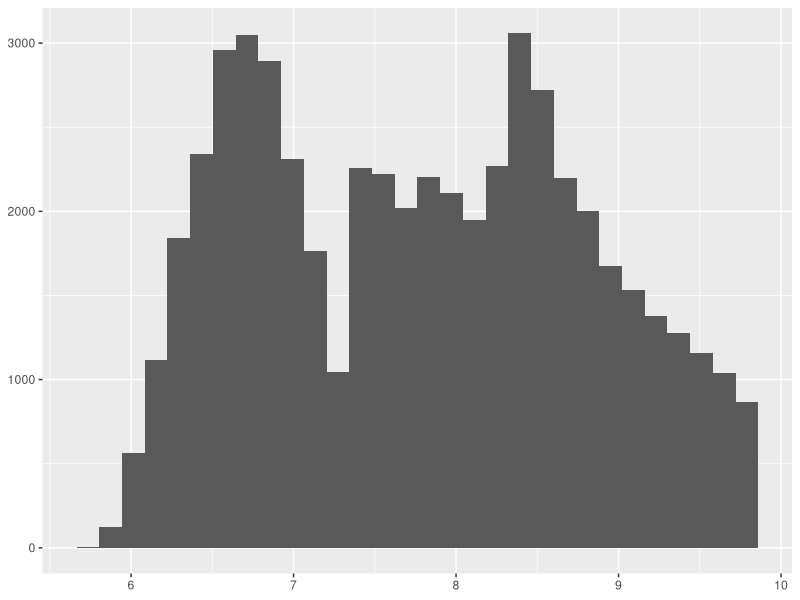
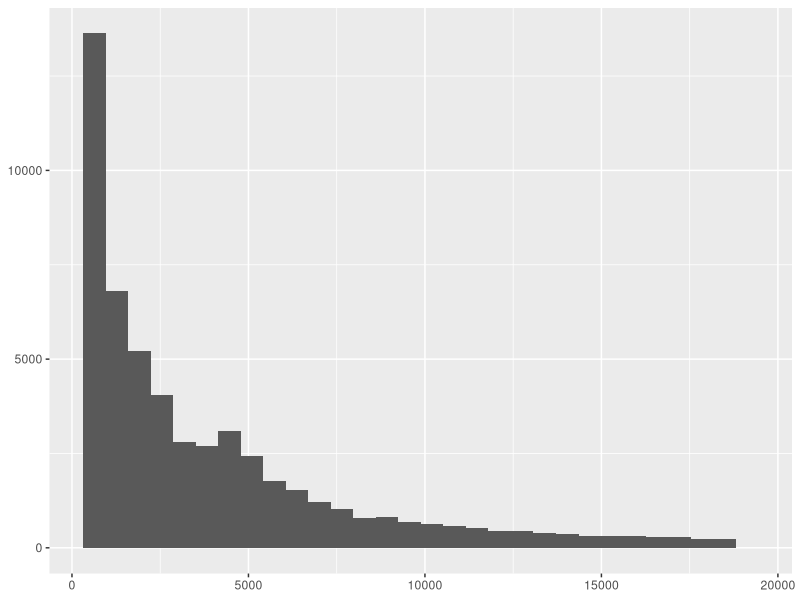
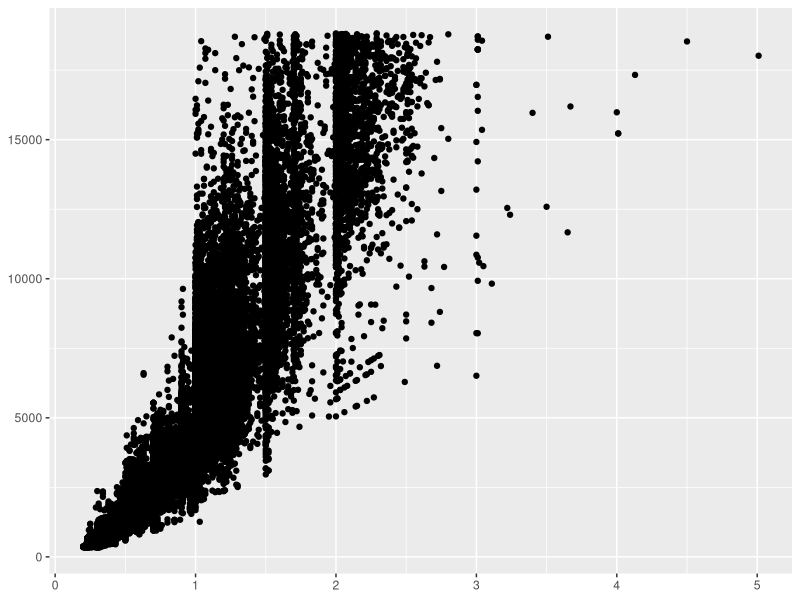
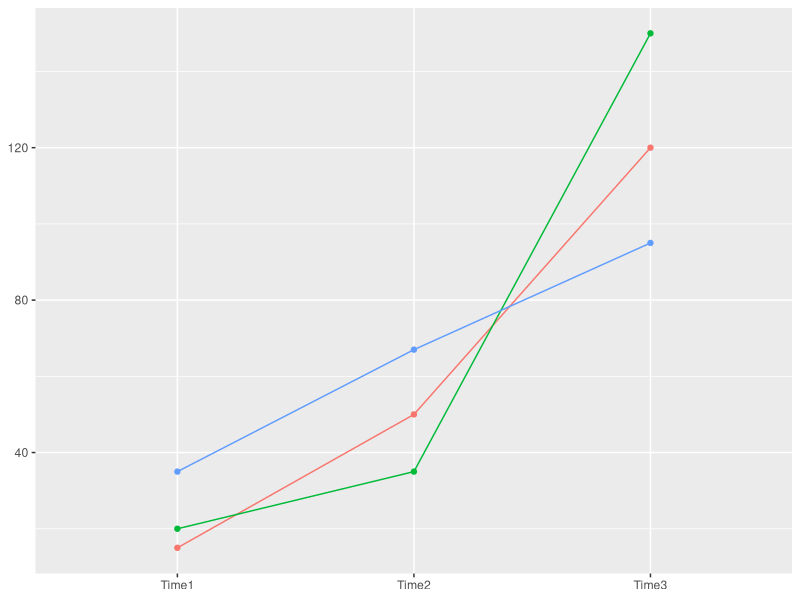

Generate these figures, in order, with R:
## ---- chunk 1
library(ggplot2)
## ---- chunk 2
ggplot(diamonds, aes(x = log(price))) + geom_histogram() +
  theme(axis.title.x = element_blank(), axis.title.y = element_blank())
ggplot(diamonds, aes(x = price)) + geom_histogram() +
  theme(axis.title.x = element_blank(), axis.title.y = element_blank())
## ---- chunk 3
ggplot(diamonds, aes(x = carat, y = price)) + geom_point() +
  theme(axis.title.x = element_blank(), axis.title.y = element_blank())

data<-data.frame(Study_ID = c("100", "100", "100", "200", "200", "200", "300",
                              "300", "300"),
                 time_point = c("Time1", "Time2", "Time3", "Time1", "Time2",
                                "Time3", "Time1", "Time2", "Time3"),
                 value = c(15, 50, 120, 20, 35, 150, 35, 67, 95))

ggplot(data, aes(x = time_point, y = value, group = Study_ID, color = Study_ID)) +
  geom_point() + geom_line() +
  theme(axis.title.x = element_blank(),
        axis.title.y = element_blank(),
        legend.position = "none")

